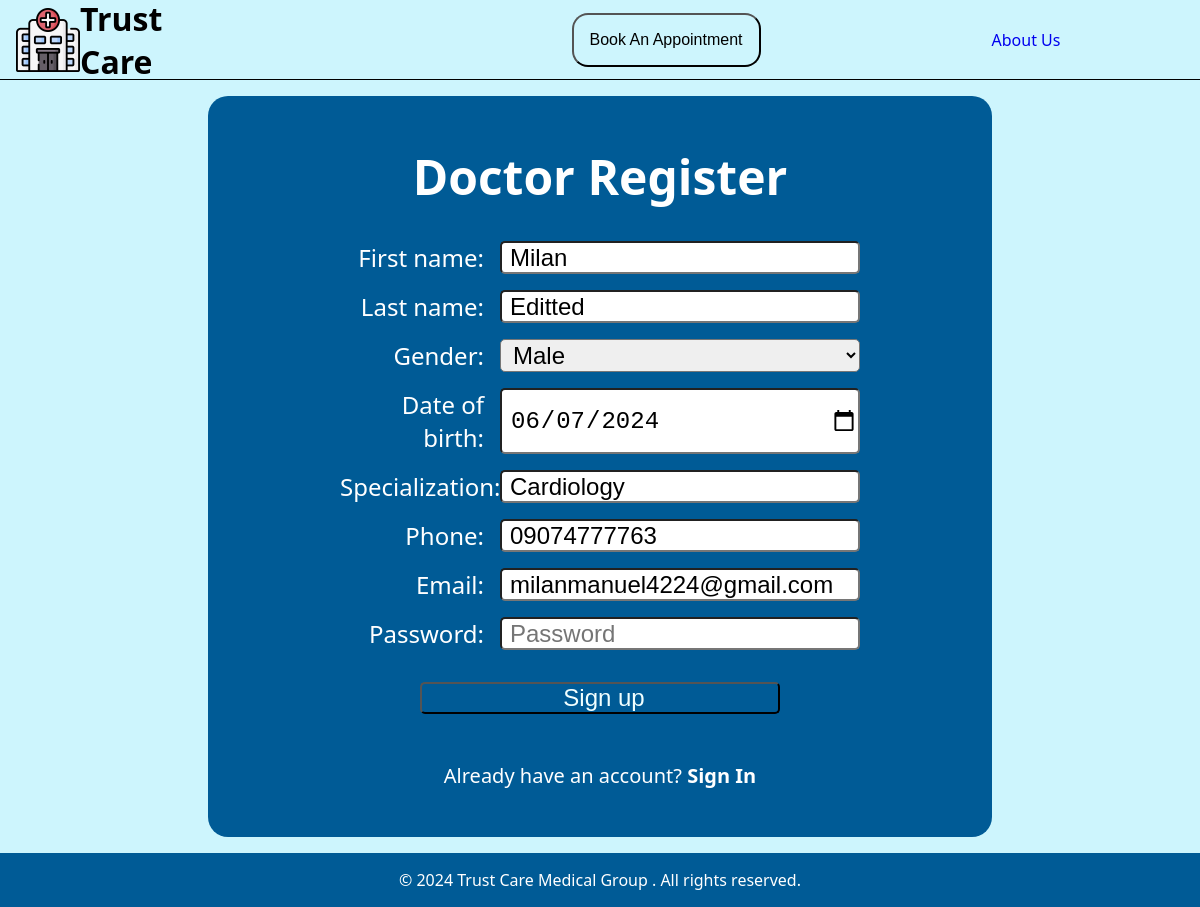
Screenshot of /EditDoctor/1 with the database file from the repository.
### TrustCareMedicalGroup/models.py (models this page shows, shortened)
class Doctor(models.Model):
    GENDER_CHOICES = [
        ('Male', 'Male'),
        ('Female', 'Female'),
        ('Other', 'Other'),
    ]
    first_name = models.CharField(max_length=50, null=True)
    last_name = models.CharField(max_length=50, null=True)
    gender = models.CharField(max_length=10, choices=GENDER_CHOICES, default='Not defined')
    date_of_birth = models.CharField(max_length=50, null=True)
    specialization = models.CharField(max_length=50, null=True)
    phone = models.CharField(max_length=50, null=True)
    email = models.CharField(max_length=50, null=True)
    password = models.CharField(max_length=50, null=True)
    status = models.CharField(max_length=50, default='false')

### TrustCareMedicalGroup/views.py (the view)
# urls.py: path('EditDoctor/<str:pk>',views.EditDoctor,name="EditDoctor"),
def EditDoctor(request,pk):
    cr = Doctor.objects.get(id=pk)
    form1 = AddDoctor(instance=cr)
    if request.method=='POST':
          form1 =  AddDoctor(request.POST,instance=cr)
          if form1.is_valid():
               form1.save()
               return redirect("DoctorView")
    return render(request,'register.html',{'form1':form1,'UserType':"Doctor"})

### TrustCareMedicalGroup/forms.py
class AddDoctor(forms.ModelForm):
    GENDER_CHOICES = [
        ('', '[Select]'),
        ('Male', 'Male'),
        ('Female', 'Female'),
        ('Other', 'Other'),
    ]
    gender = forms.ChoiceField(choices=GENDER_CHOICES, widget=forms.Select(attrs={'class': 'form-control'}))
    class Meta:
        model = Doctor
        fields = ['first_name', 'last_name', 'gender', 'date_of_birth', 'specialization', 'phone', 'email', 'password']
        widgets = {
            'first_name': forms.TextInput(attrs={'class': 'form-control', 'placeholder': 'First Name'}),
            'last_name': forms.TextInput(attrs={'class': 'form-control', 'placeholder': 'Last Name'}),
            'date_of_birth': forms.DateInput(attrs={'class': 'form-control datepicker', 'type': 'date'}),
            'specialization': forms.TextInput(attrs={'class': 'form-control', 'placeholder': 'Specialization'}),
            'phone': forms.TextInput(attrs={'class': 'form-control', 'placeholder': 'Phone'}),
            'email': forms.EmailInput(attrs={'class': 'form-control', 'placeholder': 'Email'}),
            'password': forms.PasswordInput(attrs={'class': 'form-control', 'placeholder': 'Password'}),
        }

### Template/register.html (shortened to what this page needs)
{% load static %}
<!DOCTYPE html>
<html lang="en">
<head>
    <link href="{% static 'css/style.css' %}" rel="stylesheet" />
</head>
<body>
    <div class="main">
        <nav class="nav-bar">
            <a class="nav-brand" href="{% url 'home' %}">
                <img src="{% static 'assets/hospital.png' %}" alt="" class="img-brand">
                <p class="brand-txt">Trust Care</p>
            </a>
            <ul class="nav-links  login">
                <li class="nav-item">
                    <button class="btn-book nav-link" href="#">Book An Appointment</button>
                </li>
                <li class="nav-item">
                    <a class="nav-link" href="/AboutUs/">About Us</a>
                </li>
            </ul>
        </nav>
        <form method="POST" enctype="multipart/form-data" class="form-container-reg">
            <h1>{{UserType}} Register</h1>
            {{form1.as_p}}
            <input type="submit" value="Sign up">
            <div class="sign">
                <p class="signtxt">Already have an account? <a href="/{{UserType}}login/"> Sign In</a></p>
            </div>
        </form>
        <footer>
            <p>&copy; 2024 Trust Care Medical Group . All rights reserved.</p>
        </footer>
    </div>
</body>
</html>

### static/css/style.css (style rules this page uses)
* { margin: 0; padding: 0; }
@media only screen and (min-width: 1025px) { html { font-size: 100%; } }
body { background-color: #CDF5FD !important; font-family: system-ui, -apple-system, BlinkMacSystemFont, 'Segoe UI', Roboto, Oxygen, Ubuntu, Cantarell, 'Open Sans', 'Helvetica Neue', sans-serif; }
a { text-decoration: none; }
.main { width: 100%; }
.nav-bar { width: 100%; height: 5rem; display: flex; box-sizing: border-box; padding: 1rem; flex-direction: row; justify-content: space-between; border-bottom: 1px solid #000; }
.nav-brand { width: 14rem; display: flex; flex-direction: row; justify-content: space-between; align-items: center; }
.img-brand { width: 4rem; height: 4rem; }
.brand-txt { font-size: 2rem; font-weight: 700; color: #000; }
.nav-links { width: 45rem; list-style: none; display: flex; flex-direction: row; justify-content: space-around; align-items: center; }
.btn-book { font-size: 1rem; padding: 17px 26px; border-radius: 1rem; background-color: #CDF5FD; transition: font-size .3s ease; }
.nav-link { font-size: 1rem; padding: 1rem; }
footer { background-color: #005b96; color: #fff; text-align: center; padding: 1rem; margin-top: 1rem; }
form { width: 95%; height: 90%; margin: auto; display: flex; flex-direction: column; justify-content: space-around; align-items: center; }
form h1 { margin-bottom: 1rem; }
.form-container-reg { background-color: #005b96; color: #fff; width: 60%; height: auto; border: none; border-radius: 20px; margin: auto; margin-top: 1rem; padding: 2rem; }
.form-container-reg p:not(.signtxt) { width: 100%; font-size: 1.5rem; margin-top: 1rem; display: flex; justify-content: center; }
.form-container-reg .signtxt, h1 { width: 100%; text-align: center; margin: 1rem 0; }
.form-container-reg h1 { font-size: 3rem; }
.signtxt { font-size: 1.25rem !important; }
.sign a { color: #fff; font-weight: 900; text-decoration: none; }
.form-container-reg label { text-align: end; padding-inline-end: 1rem; width: 20%; }
.form-container-reg input, select { width: 50%; font-size: 1.5rem; box-sizing: border-box; border-radius: 5px; padding-inline-start: .5rem; }
.form-container-reg input[type="submit"] { width: 50%; height: 2rem; margin: 2rem 0; background-color: #005b96; font-size: 1.5rem; color: azure; }

### rows the page displays
Doctor: first_name "Milan", last_name "Editted", gender "Male", date_of_birth "06/07/2024", specialization "Cardiology", phone "09074777763", email "milanmanuel4224@gmail.com"

### other values shown
{{ UserType }} "Doctor"
